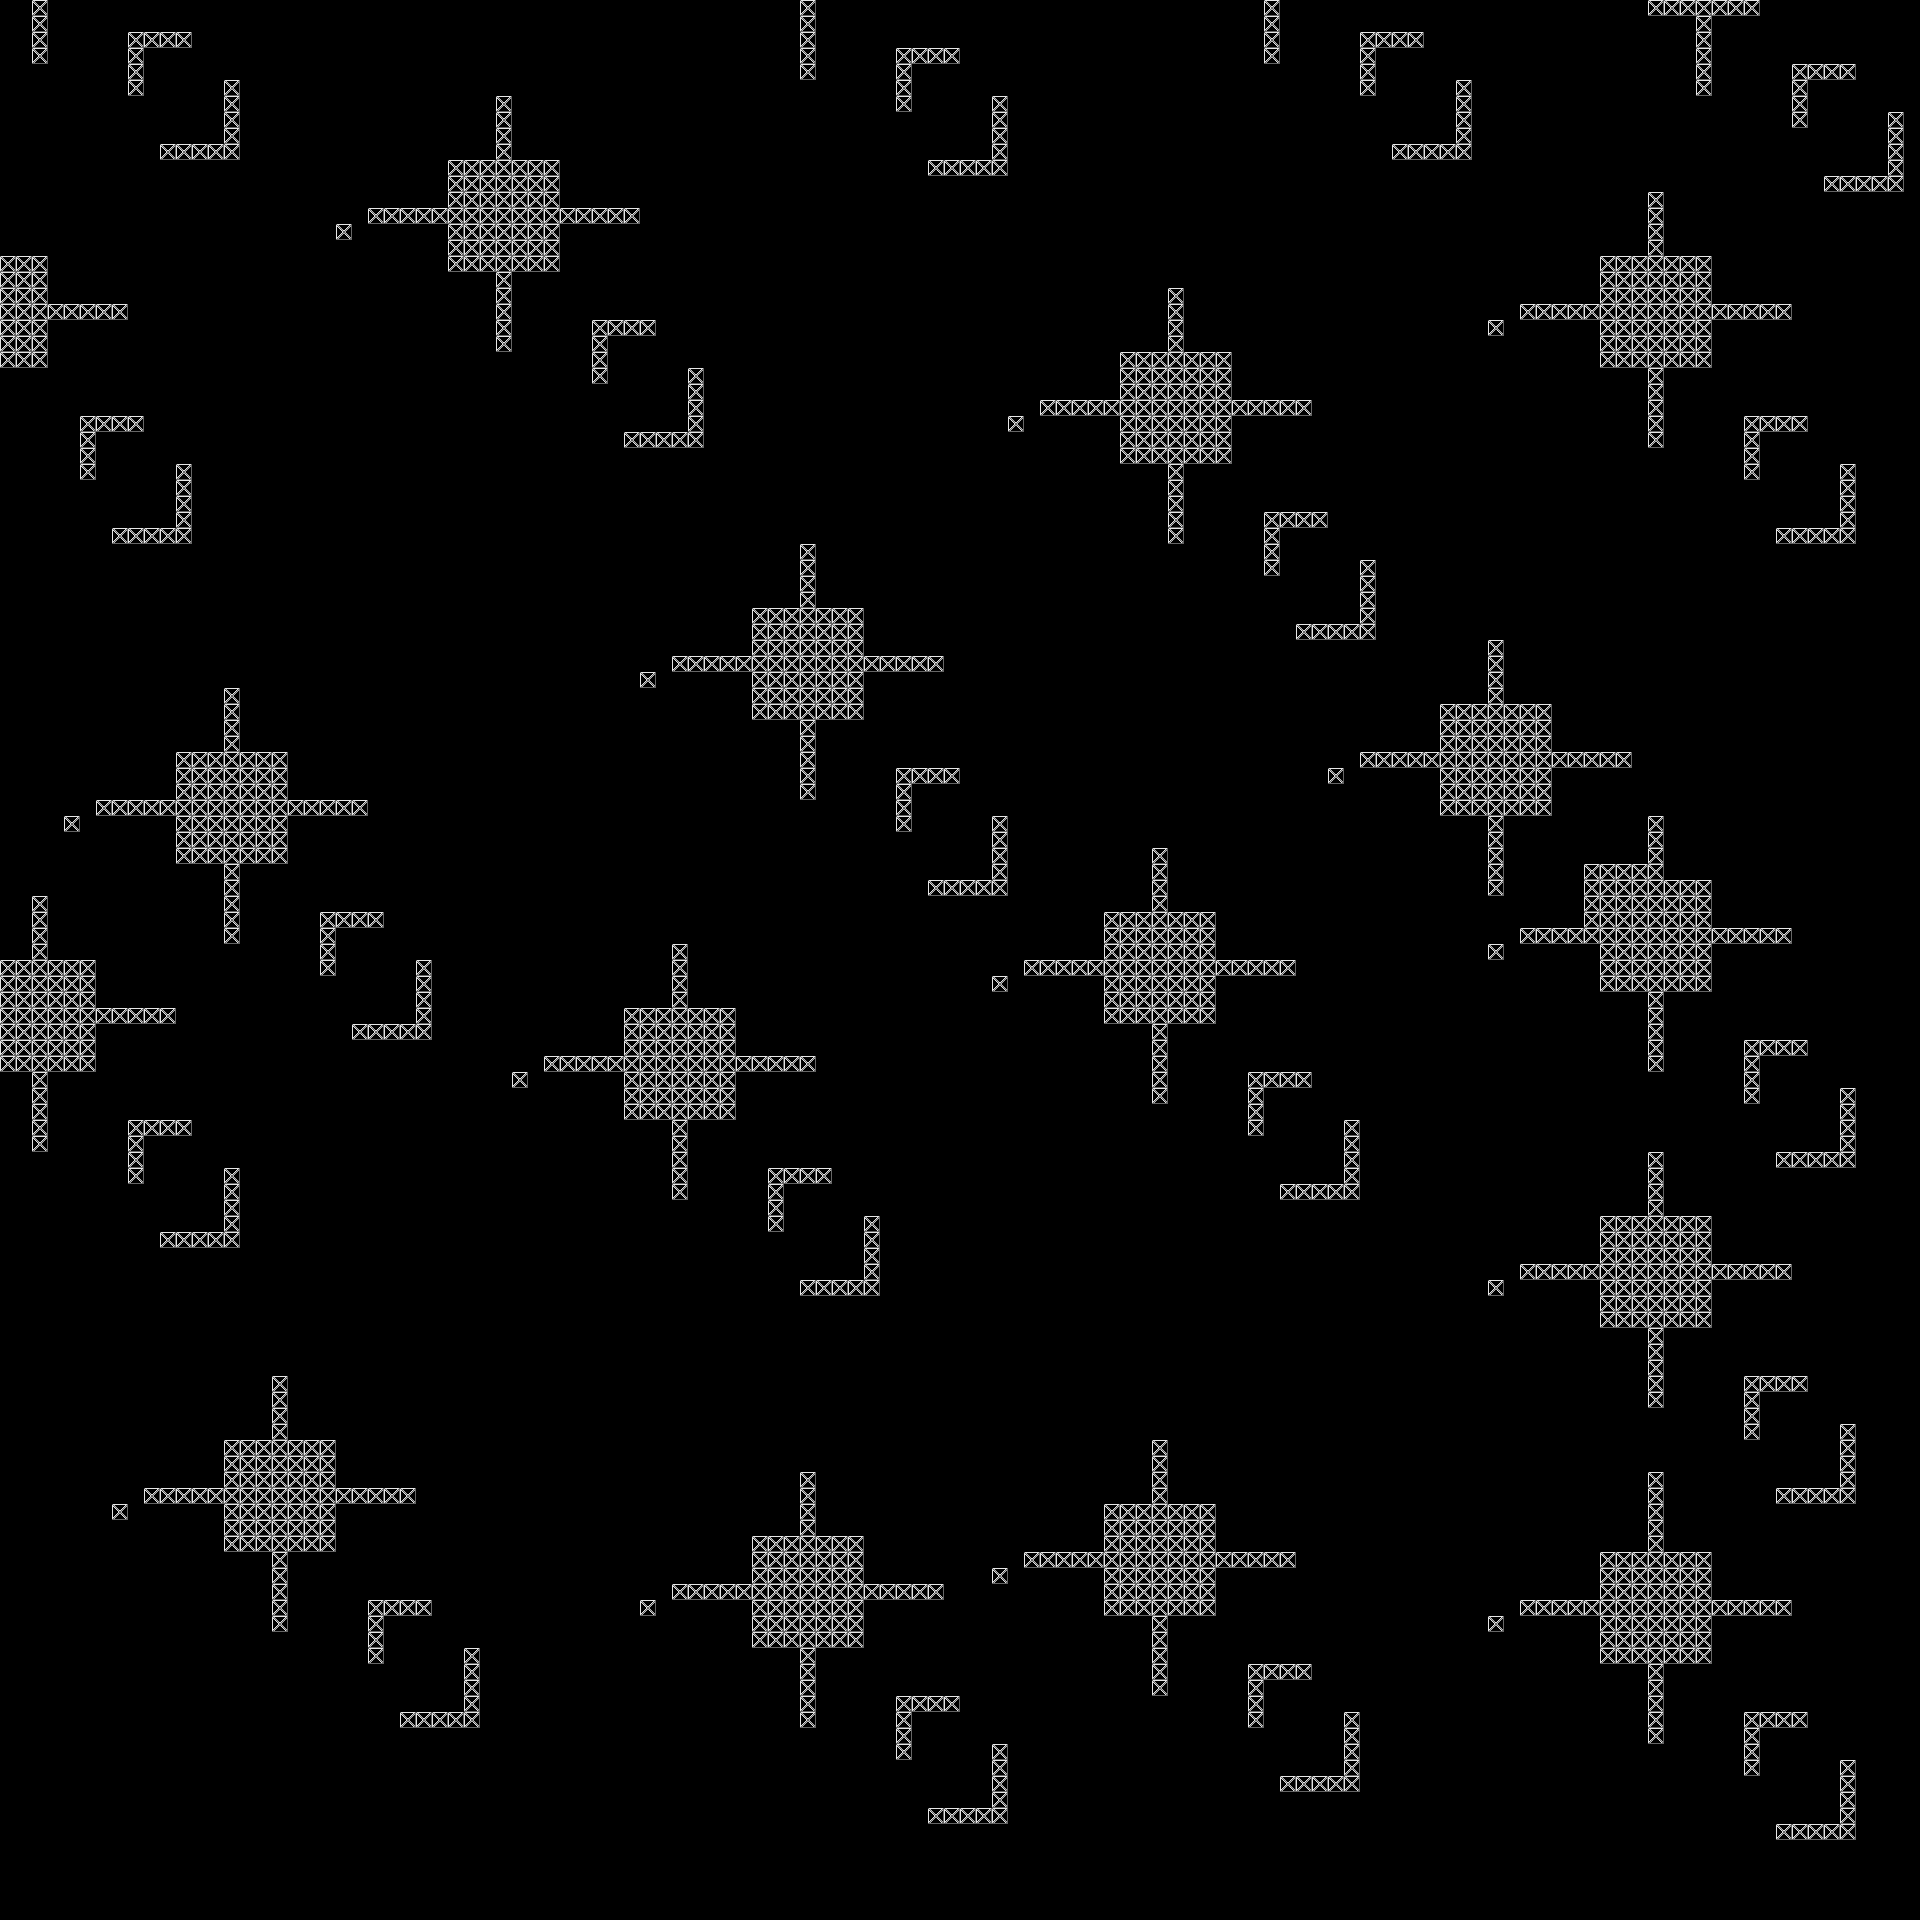

Tiled map render using the project's own tile images. Description and the map definition, with tile-layer contents summarised, below:
An orthogonal 120x120 tile map with 16x16 px tiles, 2 tile layers (background, foreground), 2 tilesets and 4 objects.

<map version="1.0" orientation="orthogonal" renderorder="right-down" width="120" height="120" tilewidth="16" tileheight="16" nextobjectid="5">
 <tileset firstgid="1" name="structure" tilewidth="16" tileheight="16" tilecount="6" columns="3">
  <image source="structure.png" width="48" height="32" />
 </tileset>
 <tileset firstgid="7" name="above" tilewidth="16" tileheight="16" tilecount="9" columns="3">
  <image source="above.png" width="48" height="48" />
 </tileset>
 <layer name="background" width="120" height="120">
  <data>[14400 cells, 1385 non-empty, 1 distinct tile ids]</data>
 </layer>
 <objectgroup name="spawn">
  <object id="1" x="120" y="480" rotation="90" />
  <object id="2" x="960" y="120" rotation="180" />
  <object id="3" x="1800" y="480" rotation="-90" />
  <object id="4" x="960" y="840" />
 </objectgroup>
 <layer name="foreground" width="120" height="120">
  <data>[14400 cells, 0 non-empty, 0 distinct tile ids]</data>
 </layer>
</map>
